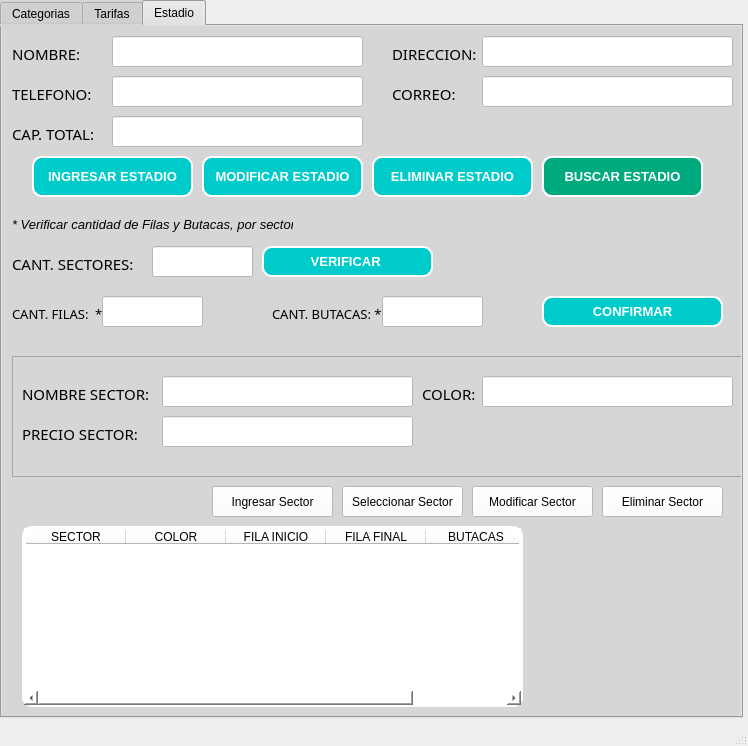
<?xml version="1.0" encoding="UTF-8"?>
<ui version="4.0">
 <class>MainWindow_configuracion</class>
 <widget class="QMainWindow" name="MainWindow_configuracion">
  <property name="geometry">
   <rect>
    <x>0</x>
    <y>0</y>
    <width>748</width>
    <height>746</height>
   </rect>
  </property>
  <property name="windowTitle">
   <string>CONFIGURACION</string>
  </property>
  <widget class="QWidget" name="centralwidget">
   <widget class="QTabWidget" name="tabWidget_Categorias">
    <property name="geometry">
     <rect>
      <x>0</x>
      <y>0</y>
      <width>743</width>
      <height>718</height>
     </rect>
    </property>
    <property name="minimumSize">
     <size>
      <width>743</width>
      <height>718</height>
     </size>
    </property>
    <property name="maximumSize">
     <size>
      <width>743</width>
      <height>718</height>
     </size>
    </property>
    <property name="sizeIncrement">
     <size>
      <width>743</width>
      <height>0</height>
     </size>
    </property>
    <property name="focusPolicy">
     <enum>Qt::StrongFocus</enum>
    </property>
    <property name="styleSheet">
     <string notr="true">background-color: rgb(214, 214, 214);</string>
    </property>
    <property name="currentIndex">
     <number>2</number>
    </property>
    <widget class="QWidget" name="Categorias">
     <attribute name="title">
      <string>Categorias</string>
     </attribute>
     <widget class="QTableWidget" name="tableWidget_categorias">
      <property name="geometry">
       <rect>
        <x>70</x>
        <y>290</y>
        <width>581</width>
        <height>251</height>
       </rect>
      </property>
      <property name="styleSheet">
       <string notr="true">border-radius: 10px;
border-style: solid;
border-width: 2px;
border-color: rgb(255, 255, 255);
background-color: rgb(255, 255, 255);</string>
      </property>
      <property name="sizeAdjustPolicy">
       <enum>QAbstractScrollArea::AdjustToContents</enum>
      </property>
      <property name="sortingEnabled">
       <bool>true</bool>
      </property>
      <column>
       <property name="text">
        <string>Categoria</string>
       </property>
      </column>
     </widget>
     <widget class="QLabel" name="label_2">
      <property name="geometry">
       <rect>
        <x>70</x>
        <y>100</y>
        <width>171</width>
        <height>16</height>
       </rect>
      </property>
      <property name="font">
       <font>
        <family>FSP DEMO - Organetto Light</family>
        <pointsize>12</pointsize>
       </font>
      </property>
      <property name="text">
       <string>CATEGORIAS:</string>
      </property>
     </widget>
     <widget class="QLineEdit" name="lineEdit_categorias">
      <property name="geometry">
       <rect>
        <x>70</x>
        <y>150</y>
        <width>361</width>
        <height>41</height>
       </rect>
      </property>
      <property name="styleSheet">
       <string notr="true">background-color: rgb(255, 255, 255);</string>
      </property>
     </widget>
     <widget class="QPushButton" name="pushButton_Cat_Ingresar">
      <property name="geometry">
       <rect>
        <x>70</x>
        <y>220</y>
        <width>91</width>
        <height>41</height>
       </rect>
      </property>
      <property name="font">
       <font>
        <pointsize>10</pointsize>
        <bold>false</bold>
       </font>
      </property>
      <property name="styleSheet">
       <string notr="true">border-radius: 10px;
border-style: solid;
border-width: 2px;
border-color: rgb(255, 255, 255);
background-color: rgb(171, 184, 89);

</string>
      </property>
      <property name="text">
       <string>INGRESAR</string>
      </property>
      <property name="iconSize">
       <size>
        <width>35</width>
        <height>35</height>
       </size>
      </property>
     </widget>
     <widget class="QPushButton" name="pushButton_Cat_Seleccionar">
      <property name="geometry">
       <rect>
        <x>180</x>
        <y>220</y>
        <width>91</width>
        <height>41</height>
       </rect>
      </property>
      <property name="font">
       <font>
        <pointsize>10</pointsize>
        <bold>false</bold>
       </font>
      </property>
      <property name="styleSheet">
       <string notr="true">border-radius: 10px;
border-style: solid;
border-width: 2px;
border-color: rgb(255, 255, 255);
background-color: rgb(171, 184, 89);</string>
      </property>
      <property name="text">
       <string>SELECCIONAR</string>
      </property>
      <property name="iconSize">
       <size>
        <width>35</width>
        <height>35</height>
       </size>
      </property>
     </widget>
     <widget class="QPushButton" name="pushButton_Cat_Editar">
      <property name="geometry">
       <rect>
        <x>300</x>
        <y>220</y>
        <width>91</width>
        <height>41</height>
       </rect>
      </property>
      <property name="font">
       <font>
        <pointsize>10</pointsize>
        <bold>false</bold>
       </font>
      </property>
      <property name="styleSheet">
       <string notr="true">border-radius: 10px;
border-style: solid;
border-width: 2px;
border-color: rgb(255, 255, 255);
background-color: rgb(171, 184, 89);</string>
      </property>
      <property name="text">
       <string>EDITAR</string>
      </property>
      <property name="iconSize">
       <size>
        <width>35</width>
        <height>35</height>
       </size>
      </property>
     </widget>
     <widget class="QPushButton" name="pushButton_Cat_Eliminar">
      <property name="geometry">
       <rect>
        <x>410</x>
        <y>220</y>
        <width>91</width>
        <height>41</height>
       </rect>
      </property>
      <property name="font">
       <font>
        <pointsize>10</pointsize>
        <bold>false</bold>
       </font>
      </property>
      <property name="styleSheet">
       <string notr="true">background-color: rgb(171, 184, 89);

border-radius: 10px;
border-style: solid;
border-width: 2px;
border-color: rgb(255, 255, 255);</string>
      </property>
      <property name="text">
       <string>ELIMINAR</string>
      </property>
      <property name="iconSize">
       <size>
        <width>35</width>
        <height>35</height>
       </size>
      </property>
      <property name="checkable">
       <bool>false</bool>
      </property>
     </widget>
     <widget class="QLabel" name="label_26">
      <property name="geometry">
       <rect>
        <x>70</x>
        <y>120</y>
        <width>141</width>
        <height>16</height>
       </rect>
      </property>
      <property name="font">
       <font>
        <italic>true</italic>
       </font>
      </property>
      <property name="text">
       <string>Ingrese ENTER al finalizar</string>
      </property>
     </widget>
    </widget>
    <widget class="QWidget" name="Tarifas">
     <attribute name="title">
      <string>Tarifas</string>
     </attribute>
     <widget class="QLabel" name="label_3">
      <property name="geometry">
       <rect>
        <x>60</x>
        <y>180</y>
        <width>171</width>
        <height>16</height>
       </rect>
      </property>
      <property name="font">
       <font>
        <pointsize>12</pointsize>
       </font>
      </property>
      <property name="text">
       <string>PRECIO:   $</string>
      </property>
     </widget>
     <widget class="QLabel" name="label">
      <property name="geometry">
       <rect>
        <x>60</x>
        <y>70</y>
        <width>171</width>
        <height>16</height>
       </rect>
      </property>
      <property name="font">
       <font>
        <family>FSP DEMO - Organetto Light</family>
        <pointsize>12</pointsize>
       </font>
      </property>
      <property name="text">
       <string>TIPO ENTRADA:</string>
      </property>
     </widget>
     <widget class="QTableWidget" name="tableWidget_tarifas">
      <property name="geometry">
       <rect>
        <x>60</x>
        <y>290</y>
        <width>371</width>
        <height>251</height>
       </rect>
      </property>
      <property name="styleSheet">
       <string notr="true">border-radius: 10px;
border-style: solid;
border-width: 2px;
border-color: rgb(255, 255, 255);
background-color: rgb(255, 255, 255);</string>
      </property>
      <property name="sizeAdjustPolicy">
       <enum>QAbstractScrollArea::AdjustToContents</enum>
      </property>
      <property name="sortingEnabled">
       <bool>true</bool>
      </property>
      <column>
       <property name="text">
        <string>Tipo Entrada</string>
       </property>
      </column>
      <column>
       <property name="text">
        <string>Precio</string>
       </property>
      </column>
     </widget>
     <widget class="QLineEdit" name="lineEdit_tipoEntrada">
      <property name="geometry">
       <rect>
        <x>60</x>
        <y>120</y>
        <width>371</width>
        <height>41</height>
       </rect>
      </property>
      <property name="styleSheet">
       <string notr="true">background-color: rgb(255, 255, 255);</string>
      </property>
     </widget>
     <widget class="QLineEdit" name="lineEdit_precio">
      <property name="geometry">
       <rect>
        <x>60</x>
        <y>230</y>
        <width>371</width>
        <height>41</height>
       </rect>
      </property>
      <property name="styleSheet">
       <string notr="true">background-color: rgb(255, 255, 255);</string>
      </property>
     </widget>
     <widget class="QPushButton" name="pushButton_Tar_Ingresar">
      <property name="geometry">
       <rect>
        <x>460</x>
        <y>180</y>
        <width>91</width>
        <height>41</height>
       </rect>
      </property>
      <property name="font">
       <font>
        <pointsize>10</pointsize>
        <bold>false</bold>
       </font>
      </property>
      <property name="styleSheet">
       <string notr="true">border-radius: 10px;
border-style: solid;
border-width: 2px;
border-color: rgb(255, 255, 255);
background-color: rgb(171, 184, 89);

</string>
      </property>
      <property name="text">
       <string>INGRESAR</string>
      </property>
      <property name="iconSize">
       <size>
        <width>35</width>
        <height>35</height>
       </size>
      </property>
     </widget>
     <widget class="QPushButton" name="pushButton_Tab_Eliminar">
      <property name="geometry">
       <rect>
        <x>580</x>
        <y>250</y>
        <width>91</width>
        <height>41</height>
       </rect>
      </property>
      <property name="font">
       <font>
        <pointsize>10</pointsize>
        <bold>false</bold>
       </font>
      </property>
      <property name="styleSheet">
       <string notr="true">background-color: rgb(171, 184, 89);

border-radius: 10px;
border-style: solid;
border-width: 2px;
border-color: rgb(255, 255, 255);</string>
      </property>
      <property name="text">
       <string>ELIMINAR</string>
      </property>
      <property name="iconSize">
       <size>
        <width>35</width>
        <height>35</height>
       </size>
      </property>
      <property name="checkable">
       <bool>false</bool>
      </property>
     </widget>
     <widget class="QPushButton" name="pushButton_Tar_Editar">
      <property name="geometry">
       <rect>
        <x>460</x>
        <y>250</y>
        <width>91</width>
        <height>41</height>
       </rect>
      </property>
      <property name="font">
       <font>
        <pointsize>10</pointsize>
        <bold>false</bold>
       </font>
      </property>
      <property name="styleSheet">
       <string notr="true">border-radius: 10px;
border-style: solid;
border-width: 2px;
border-color: rgb(255, 255, 255);
background-color: rgb(171, 184, 89);</string>
      </property>
      <property name="text">
       <string>EDITAR</string>
      </property>
      <property name="iconSize">
       <size>
        <width>35</width>
        <height>35</height>
       </size>
      </property>
     </widget>
     <widget class="QPushButton" name="pushButton_Tar_Seleccionar">
      <property name="geometry">
       <rect>
        <x>580</x>
        <y>180</y>
        <width>91</width>
        <height>41</height>
       </rect>
      </property>
      <property name="font">
       <font>
        <pointsize>10</pointsize>
        <bold>false</bold>
       </font>
      </property>
      <property name="styleSheet">
       <string notr="true">border-radius: 10px;
border-style: solid;
border-width: 2px;
border-color: rgb(255, 255, 255);
background-color: rgb(171, 184, 89);</string>
      </property>
      <property name="text">
       <string>SELECCIONAR</string>
      </property>
      <property name="iconSize">
       <size>
        <width>35</width>
        <height>35</height>
       </size>
      </property>
     </widget>
     <widget class="QLabel" name="label_24">
      <property name="geometry">
       <rect>
        <x>60</x>
        <y>90</y>
        <width>141</width>
        <height>16</height>
       </rect>
      </property>
      <property name="font">
       <font>
        <italic>true</italic>
       </font>
      </property>
      <property name="text">
       <string>Ingrese ENTER al finalizar</string>
      </property>
     </widget>
     <widget class="QLabel" name="label_25">
      <property name="geometry">
       <rect>
        <x>60</x>
        <y>200</y>
        <width>211</width>
        <height>16</height>
       </rect>
      </property>
      <property name="font">
       <font>
        <italic>true</italic>
       </font>
      </property>
      <property name="text">
       <string>Formato 0000.00 . ENTER al final</string>
      </property>
     </widget>
    </widget>
    <widget class="QWidget" name="Estadio">
     <attribute name="title">
      <string>Estadio</string>
     </attribute>
     <widget class="QLabel" name="label_12">
      <property name="geometry">
       <rect>
        <x>10</x>
        <y>190</y>
        <width>281</width>
        <height>16</height>
       </rect>
      </property>
      <property name="font">
       <font>
        <pointsize>10</pointsize>
        <italic>true</italic>
       </font>
      </property>
      <property name="text">
       <string>* Verificar cantidad de Filas y Butacas, por sector.</string>
      </property>
     </widget>
     <widget class="QTableWidget" name="tableWidget_estadio">
      <property name="geometry">
       <rect>
        <x>20</x>
        <y>500</y>
        <width>501</width>
        <height>181</height>
       </rect>
      </property>
      <property name="styleSheet">
       <string notr="true">border-radius: 10px;
border-style: solid;
border-width: 2px;
border-color: rgb(255, 255, 255);
background-color: rgb(255, 255, 255);</string>
      </property>
      <property name="sortingEnabled">
       <bool>true</bool>
      </property>
      <column>
       <property name="text">
        <string>SECTOR</string>
       </property>
      </column>
      <column>
       <property name="text">
        <string>COLOR</string>
       </property>
      </column>
      <column>
       <property name="text">
        <string>FILA INICIO</string>
       </property>
      </column>
      <column>
       <property name="text">
        <string>FILA FINAL</string>
       </property>
      </column>
      <column>
       <property name="text">
        <string>BUTACAS</string>
       </property>
      </column>
     </widget>
     <widget class="QLabel" name="label_7">
      <property name="geometry">
       <rect>
        <x>10</x>
        <y>280</y>
        <width>111</width>
        <height>16</height>
       </rect>
      </property>
      <property name="font">
       <font>
        <family>Linotte-Light</family>
        <pointsize>10</pointsize>
       </font>
      </property>
      <property name="text">
       <string>CANT. FILAS:  *</string>
      </property>
     </widget>
     <widget class="QLabel" name="label_8">
      <property name="geometry">
       <rect>
        <x>270</x>
        <y>280</y>
        <width>141</width>
        <height>16</height>
       </rect>
      </property>
      <property name="font">
       <font>
        <family>Linotte-Light</family>
        <pointsize>10</pointsize>
       </font>
      </property>
      <property name="text">
       <string>CANT. BUTACAS: *</string>
      </property>
     </widget>
     <widget class="QLabel" name="label_4">
      <property name="geometry">
       <rect>
        <x>10</x>
        <y>20</y>
        <width>71</width>
        <height>16</height>
       </rect>
      </property>
      <property name="font">
       <font>
        <family>FSP DEMO - Organetto Light</family>
        <pointsize>11</pointsize>
       </font>
      </property>
      <property name="text">
       <string>NOMBRE:</string>
      </property>
     </widget>
     <widget class="QLabel" name="label_5">
      <property name="geometry">
       <rect>
        <x>390</x>
        <y>20</y>
        <width>101</width>
        <height>16</height>
       </rect>
      </property>
      <property name="font">
       <font>
        <family>FSP DEMO - Organetto Light</family>
        <pointsize>11</pointsize>
       </font>
      </property>
      <property name="text">
       <string>DIRECCION:</string>
      </property>
     </widget>
     <widget class="QPushButton" name="pushButton_verificar">
      <property name="geometry">
       <rect>
        <x>260</x>
        <y>220</y>
        <width>171</width>
        <height>31</height>
       </rect>
      </property>
      <property name="font">
       <font>
        <pointsize>10</pointsize>
        <bold>true</bold>
       </font>
      </property>
      <property name="styleSheet">
       <string notr="true">border-radius: 10px;
color: rgb(255, 255, 255);
border-style: solid;
border-width: 2px;
border-color: rgb(255, 255, 255);
background-color: rgb(0, 203, 203);
</string>
      </property>
      <property name="text">
       <string>VERIFICAR </string>
      </property>
     </widget>
     <widget class="QPushButton" name="pushButton_confirmar">
      <property name="geometry">
       <rect>
        <x>540</x>
        <y>270</y>
        <width>181</width>
        <height>31</height>
       </rect>
      </property>
      <property name="font">
       <font>
        <pointsize>10</pointsize>
        <bold>true</bold>
       </font>
      </property>
      <property name="styleSheet">
       <string notr="true">border-radius: 10px;
color: rgb(255, 255, 255);
border-style: solid;
border-width: 2px;
border-color: rgb(255, 255, 255);
background-color: rgb(0, 203, 203);
</string>
      </property>
      <property name="text">
       <string>CONFIRMAR</string>
      </property>
     </widget>
     <widget class="QPushButton" name="pushButton_estadioIngresar">
      <property name="enabled">
       <bool>true</bool>
      </property>
      <property name="geometry">
       <rect>
        <x>30</x>
        <y>130</y>
        <width>161</width>
        <height>41</height>
       </rect>
      </property>
      <property name="font">
       <font>
        <pointsize>10</pointsize>
        <bold>true</bold>
       </font>
      </property>
      <property name="styleSheet">
       <string notr="true">
border-radius: 10px;
color: rgb(255, 255, 255);
border-style: solid;
border-width: 2px;
border-color: rgb(255, 255, 255);
background-color: rgb(0, 203, 203);</string>
      </property>
      <property name="text">
       <string>INGRESAR ESTADIO</string>
      </property>
     </widget>
     <widget class="QLabel" name="label_6">
      <property name="geometry">
       <rect>
        <x>10</x>
        <y>60</y>
        <width>101</width>
        <height>16</height>
       </rect>
      </property>
      <property name="font">
       <font>
        <family>FSP DEMO - Organetto Light</family>
        <pointsize>11</pointsize>
       </font>
      </property>
      <property name="text">
       <string>TELEFONO:</string>
      </property>
     </widget>
     <widget class="QLabel" name="label_9">
      <property name="geometry">
       <rect>
        <x>10</x>
        <y>100</y>
        <width>101</width>
        <height>16</height>
       </rect>
      </property>
      <property name="font">
       <font>
        <family>FSP DEMO - Organetto Light</family>
        <pointsize>11</pointsize>
       </font>
      </property>
      <property name="text">
       <string>CAP. TOTAL:</string>
      </property>
     </widget>
     <widget class="QLabel" name="label_10">
      <property name="geometry">
       <rect>
        <x>10</x>
        <y>230</y>
        <width>141</width>
        <height>16</height>
       </rect>
      </property>
      <property name="font">
       <font>
        <family>FSP DEMO - Organetto Light</family>
        <pointsize>11</pointsize>
       </font>
      </property>
      <property name="text">
       <string>CANT. SECTORES:</string>
      </property>
     </widget>
     <widget class="QFrame" name="frame_datosSector">
      <property name="geometry">
       <rect>
        <x>10</x>
        <y>330</y>
        <width>741</width>
        <height>121</height>
       </rect>
      </property>
      <property name="frameShape">
       <enum>QFrame::StyledPanel</enum>
      </property>
      <property name="frameShadow">
       <enum>QFrame::Raised</enum>
      </property>
      <widget class="QLabel" name="label_11">
       <property name="geometry">
        <rect>
         <x>410</x>
         <y>30</y>
         <width>71</width>
         <height>16</height>
        </rect>
       </property>
       <property name="font">
        <font>
         <family>FSP DEMO - Organetto Light</family>
         <pointsize>11</pointsize>
        </font>
       </property>
       <property name="text">
        <string>COLOR:</string>
       </property>
      </widget>
      <widget class="QLabel" name="label_13">
       <property name="geometry">
        <rect>
         <x>10</x>
         <y>70</y>
         <width>141</width>
         <height>16</height>
        </rect>
       </property>
       <property name="font">
        <font>
         <family>FSP DEMO - Organetto Light</family>
         <pointsize>11</pointsize>
        </font>
       </property>
       <property name="text">
        <string>PRECIO SECTOR:</string>
       </property>
      </widget>
      <widget class="QLabel" name="label_14">
       <property name="geometry">
        <rect>
         <x>10</x>
         <y>30</y>
         <width>141</width>
         <height>16</height>
        </rect>
       </property>
       <property name="font">
        <font>
         <family>FSP DEMO - Organetto Light</family>
         <pointsize>11</pointsize>
        </font>
       </property>
       <property name="text">
        <string>NOMBRE SECTOR:</string>
       </property>
      </widget>
      <widget class="QLineEdit" name="lineEdit_nombreSector">
       <property name="geometry">
        <rect>
         <x>150</x>
         <y>20</y>
         <width>251</width>
         <height>31</height>
        </rect>
       </property>
       <property name="styleSheet">
        <string notr="true">background-color: rgb(255, 255, 255);</string>
       </property>
       <property name="maxLength">
        <number>10</number>
       </property>
      </widget>
      <widget class="QLineEdit" name="lineEdit_precioSector">
       <property name="geometry">
        <rect>
         <x>150</x>
         <y>60</y>
         <width>251</width>
         <height>31</height>
        </rect>
       </property>
       <property name="styleSheet">
        <string notr="true">background-color: rgb(255, 255, 255);</string>
       </property>
       <property name="maxLength">
        <number>10</number>
       </property>
      </widget>
      <widget class="QLineEdit" name="lineEdit_color">
       <property name="geometry">
        <rect>
         <x>470</x>
         <y>20</y>
         <width>251</width>
         <height>31</height>
        </rect>
       </property>
       <property name="styleSheet">
        <string notr="true">background-color: rgb(255, 255, 255);</string>
       </property>
       <property name="maxLength">
        <number>15</number>
       </property>
      </widget>
     </widget>
     <widget class="QLabel" name="label_15">
      <property name="geometry">
       <rect>
        <x>390</x>
        <y>60</y>
        <width>101</width>
        <height>16</height>
       </rect>
      </property>
      <property name="font">
       <font>
        <family>FSP DEMO - Organetto Light</family>
        <pointsize>11</pointsize>
       </font>
      </property>
      <property name="text">
       <string>CORREO:</string>
      </property>
     </widget>
     <widget class="QLineEdit" name="lineEdit_nombre">
      <property name="geometry">
       <rect>
        <x>110</x>
        <y>10</y>
        <width>251</width>
        <height>31</height>
       </rect>
      </property>
      <property name="styleSheet">
       <string notr="true">background-color: rgb(255, 255, 255);</string>
      </property>
      <property name="maxLength">
       <number>49</number>
      </property>
     </widget>
     <widget class="QLineEdit" name="lineEdit_direccion">
      <property name="geometry">
       <rect>
        <x>480</x>
        <y>10</y>
        <width>251</width>
        <height>31</height>
       </rect>
      </property>
      <property name="styleSheet">
       <string notr="true">background-color: rgb(255, 255, 255);</string>
      </property>
      <property name="maxLength">
       <number>49</number>
      </property>
     </widget>
     <widget class="QLineEdit" name="lineEdit_correo">
      <property name="geometry">
       <rect>
        <x>480</x>
        <y>50</y>
        <width>251</width>
        <height>31</height>
       </rect>
      </property>
      <property name="styleSheet">
       <string notr="true">background-color: rgb(255, 255, 255);</string>
      </property>
      <property name="maxLength">
       <number>49</number>
      </property>
     </widget>
     <widget class="QLineEdit" name="lineEdit_telefono">
      <property name="geometry">
       <rect>
        <x>110</x>
        <y>50</y>
        <width>251</width>
        <height>31</height>
       </rect>
      </property>
      <property name="styleSheet">
       <string notr="true">background-color: rgb(255, 255, 255);</string>
      </property>
      <property name="maxLength">
       <number>17</number>
      </property>
     </widget>
     <widget class="QLineEdit" name="lineEdit_capTotal">
      <property name="geometry">
       <rect>
        <x>110</x>
        <y>90</y>
        <width>251</width>
        <height>31</height>
       </rect>
      </property>
      <property name="styleSheet">
       <string notr="true">background-color: rgb(255, 255, 255);</string>
      </property>
      <property name="maxLength">
       <number>9</number>
      </property>
     </widget>
     <widget class="QLineEdit" name="lineEdit_cantSectores">
      <property name="geometry">
       <rect>
        <x>150</x>
        <y>220</y>
        <width>101</width>
        <height>31</height>
       </rect>
      </property>
      <property name="styleSheet">
       <string notr="true">background-color: rgb(255, 255, 255);</string>
      </property>
      <property name="maxLength">
       <number>9</number>
      </property>
     </widget>
     <widget class="QLineEdit" name="lineEdit_cantButacas">
      <property name="geometry">
       <rect>
        <x>380</x>
        <y>270</y>
        <width>101</width>
        <height>31</height>
       </rect>
      </property>
      <property name="styleSheet">
       <string notr="true">background-color: rgb(255, 255, 255);</string>
      </property>
      <property name="alignment">
       <set>Qt::AlignCenter</set>
      </property>
     </widget>
     <widget class="QLineEdit" name="lineEdit_cantFilas">
      <property name="geometry">
       <rect>
        <x>100</x>
        <y>270</y>
        <width>101</width>
        <height>31</height>
       </rect>
      </property>
      <property name="styleSheet">
       <string notr="true">background-color: rgb(255, 255, 255);</string>
      </property>
      <property name="alignment">
       <set>Qt::AlignCenter</set>
      </property>
     </widget>
     <widget class="QPushButton" name="pushButton_Est_Seleccionar">
      <property name="geometry">
       <rect>
        <x>340</x>
        <y>460</y>
        <width>121</width>
        <height>31</height>
       </rect>
      </property>
      <property name="styleSheet">
       <string notr="true">background-color: rgb(255, 255, 255);</string>
      </property>
      <property name="text">
       <string>Seleccionar Sector</string>
      </property>
     </widget>
     <widget class="QPushButton" name="pushButton_Est_Modificar">
      <property name="geometry">
       <rect>
        <x>470</x>
        <y>460</y>
        <width>121</width>
        <height>31</height>
       </rect>
      </property>
      <property name="styleSheet">
       <string notr="true">background-color: rgb(255, 255, 255);</string>
      </property>
      <property name="text">
       <string>Modificar Sector</string>
      </property>
     </widget>
     <widget class="QPushButton" name="pushButton_Est_Eliminar">
      <property name="geometry">
       <rect>
        <x>600</x>
        <y>460</y>
        <width>121</width>
        <height>31</height>
       </rect>
      </property>
      <property name="styleSheet">
       <string notr="true">background-color: rgb(255, 255, 255);</string>
      </property>
      <property name="text">
       <string>Eliminar Sector</string>
      </property>
     </widget>
     <widget class="QPushButton" name="pushButton_Est_Ingresar">
      <property name="geometry">
       <rect>
        <x>210</x>
        <y>460</y>
        <width>121</width>
        <height>31</height>
       </rect>
      </property>
      <property name="styleSheet">
       <string notr="true">background-color: rgb(255, 255, 255);</string>
      </property>
      <property name="text">
       <string>Ingresar Sector</string>
      </property>
     </widget>
     <widget class="QPushButton" name="pushButton_estadioModificar">
      <property name="geometry">
       <rect>
        <x>200</x>
        <y>130</y>
        <width>161</width>
        <height>41</height>
       </rect>
      </property>
      <property name="font">
       <font>
        <pointsize>10</pointsize>
        <bold>true</bold>
       </font>
      </property>
      <property name="styleSheet">
       <string notr="true">border-radius: 10px;
color: rgb(255, 255, 255);
border-style: solid;
border-width: 2px;
border-color: rgb(255, 255, 255);
background-color: rgb(0, 203, 203);
</string>
      </property>
      <property name="text">
       <string>MODIFICAR ESTADIO</string>
      </property>
     </widget>
     <widget class="QPushButton" name="pushButton_estadioEliminar">
      <property name="geometry">
       <rect>
        <x>370</x>
        <y>130</y>
        <width>161</width>
        <height>41</height>
       </rect>
      </property>
      <property name="font">
       <font>
        <pointsize>10</pointsize>
        <bold>true</bold>
       </font>
      </property>
      <property name="styleSheet">
       <string notr="true">border-radius: 10px;
color: rgb(255, 255, 255);
border-style: solid;
border-width: 2px;
border-color: rgb(255, 255, 255);
background-color: rgb(0, 203, 203);
</string>
      </property>
      <property name="text">
       <string>ELIMINAR ESTADIO</string>
      </property>
     </widget>
     <widget class="QPushButton" name="pushButton_estadioBuscar">
      <property name="geometry">
       <rect>
        <x>540</x>
        <y>130</y>
        <width>161</width>
        <height>41</height>
       </rect>
      </property>
      <property name="font">
       <font>
        <pointsize>10</pointsize>
        <bold>true</bold>
       </font>
      </property>
      <property name="styleSheet">
       <string notr="true">border-radius: 10px;
color: rgb(255, 255, 255);
border-style: solid;
border-width: 2px;
border-color: rgb(255, 255, 255);
background-color: rgb(0, 170, 127);
</string>
      </property>
      <property name="text">
       <string>BUSCAR ESTADIO</string>
      </property>
     </widget>
    </widget>
   </widget>
  </widget>
  <widget class="QStatusBar" name="statusbar"/>
 </widget>
 <tabstops>
  <tabstop>lineEdit_nombre</tabstop>
  <tabstop>lineEdit_telefono</tabstop>
  <tabstop>lineEdit_capTotal</tabstop>
  <tabstop>lineEdit_direccion</tabstop>
  <tabstop>lineEdit_correo</tabstop>
  <tabstop>pushButton_estadioIngresar</tabstop>
  <tabstop>pushButton_estadioModificar</tabstop>
  <tabstop>pushButton_estadioEliminar</tabstop>
  <tabstop>pushButton_estadioBuscar</tabstop>
  <tabstop>lineEdit_cantSectores</tabstop>
  <tabstop>pushButton_verificar</tabstop>
  <tabstop>lineEdit_cantFilas</tabstop>
  <tabstop>lineEdit_cantButacas</tabstop>
  <tabstop>pushButton_confirmar</tabstop>
  <tabstop>lineEdit_nombreSector</tabstop>
  <tabstop>lineEdit_precioSector</tabstop>
  <tabstop>lineEdit_color</tabstop>
  <tabstop>pushButton_Est_Ingresar</tabstop>
  <tabstop>pushButton_Est_Seleccionar</tabstop>
  <tabstop>pushButton_Est_Modificar</tabstop>
  <tabstop>pushButton_Est_Eliminar</tabstop>
  <tabstop>tableWidget_estadio</tabstop>
  <tabstop>pushButton_Cat_Ingresar</tabstop>
  <tabstop>pushButton_Cat_Seleccionar</tabstop>
  <tabstop>tableWidget_categorias</tabstop>
  <tabstop>lineEdit_categorias</tabstop>
  <tabstop>lineEdit_precio</tabstop>
  <tabstop>pushButton_Tar_Editar</tabstop>
  <tabstop>pushButton_Tab_Eliminar</tabstop>
  <tabstop>tabWidget_Categorias</tabstop>
  <tabstop>pushButton_Tar_Ingresar</tabstop>
  <tabstop>pushButton_Tar_Seleccionar</tabstop>
  <tabstop>pushButton_Cat_Editar</tabstop>
  <tabstop>pushButton_Cat_Eliminar</tabstop>
  <tabstop>tableWidget_tarifas</tabstop>
  <tabstop>lineEdit_tipoEntrada</tabstop>
 </tabstops>
 <resources>
  <include location="../iconos/iconos.qrc"/>
 </resources>
 <connections/>
</ui>
